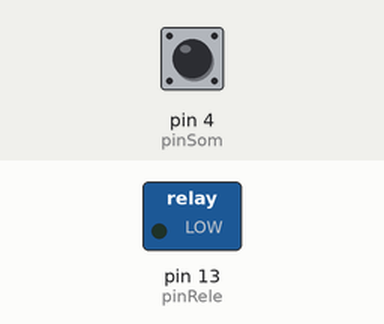
Simulated run of this sketch. Board: Arduino Uno, built with avr-gcc and run on an emulated ATmega328P. On the bench: switched loads named in the sketch (green lamp = pin HIGH). The test bench sets the inputs (shaded band); at power-on: pin 4 (pinSom) HIGH.

Above: at 1.2 s.
1.3 s: pin 4 (pinSom) pulsed LOW 2 times (0.12 s each, 0.3 s apart)
At 3.2 s:
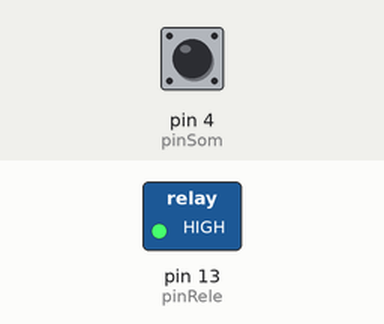
Timing chart, 0 to 4.7 s (numbered marks = the images above; inputs shaded):
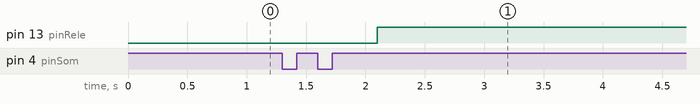

The sketch:

codigo.ino
```cpp
#define pinSom 4
#define pinRele 13
#define tempoMaximoDeUmaPalma  150
#define tempoMaximoEntrePalmas 500

int contaPalmas = 0;
long tempoEspera = 0;
long tempoEsperaEntrePalmas = 0;

void executarAcao();

void setup() {
  pinMode(pinSom, INPUT);
  pinMode(pinRele, OUTPUT);
}

void loop(){
  int sensorSom = digitalRead(pinSom);
  if (sensorSom == LOW) {
     if (tempoEspera == 0) {
        tempoEspera = tempoEsperaEntrePalmas = millis();
        contaPalmas++;
     }else if ((millis() - tempoEspera) >= tempoMaximoDeUmaPalma) {
        tempoEspera = 0;
     }
  } if ( (contaPalmas != 0) && ((millis() - tempoEsperaEntrePalmas) > 500) ) {
     comutarRele();
     contaPalmas = 0;
     tempoEsperaEntrePalmas = millis();
  }
}

void comutarRele(){
      digitalWrite(pinRele, !digitalRead(pinRele));
}
```

Measured:
- after the input at 1.3 s, pin 13 (pinRele): LOW → HIGH after 0.80 s
